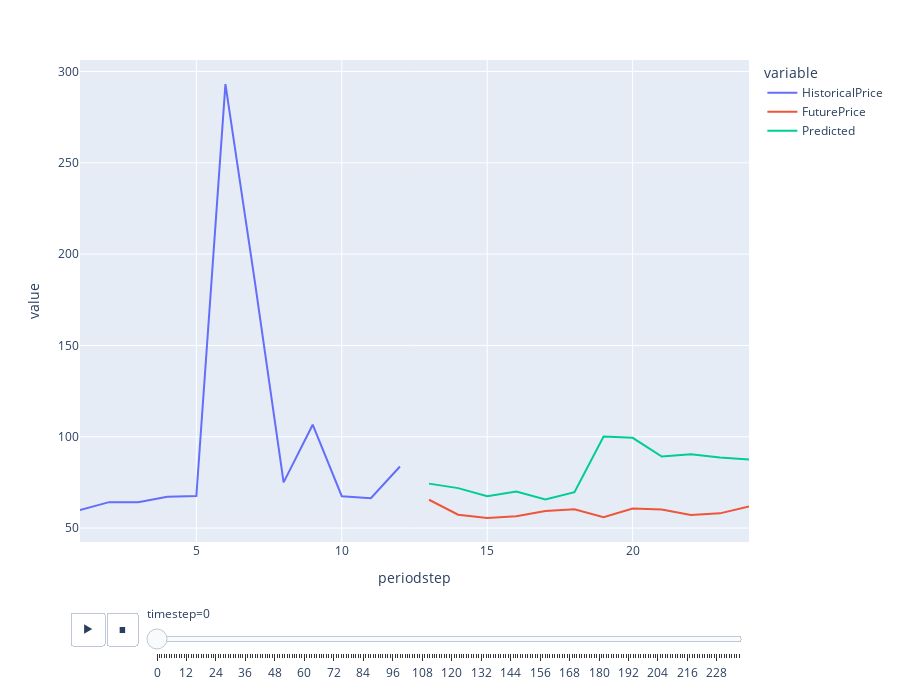

The cell this chart's notebook holds for it:
### Code cell
fig = px.line(ddf, x="periodstep", y=["HistoricalPrice", "FuturePrice", "Predicted"], animation_frame="timestep")
fig.update_layout(height=700)  
fig.show()
